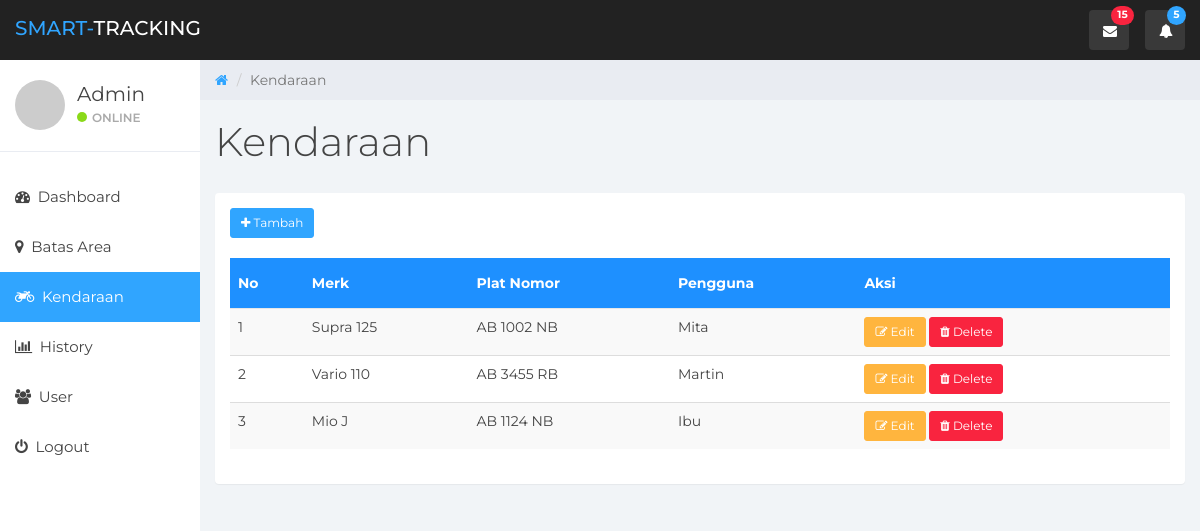
Page /kendaraan (signed in) on the earlier database version.
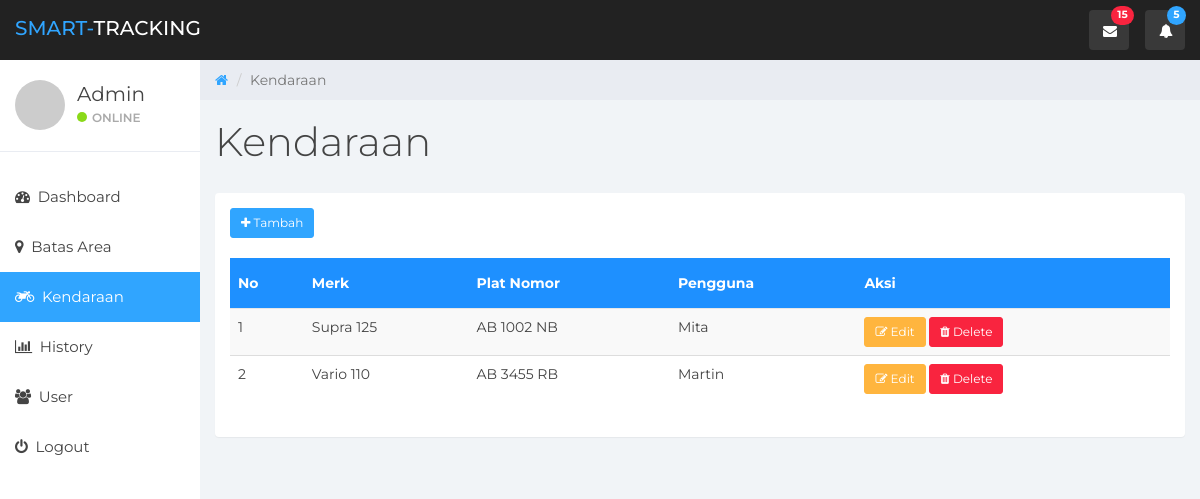
Same page on the later database version.
### tables this page shows
CREATE TABLE `kendaraan` (
  `id` int(11) NOT NULL AUTO_INCREMENT,
  `merk` varchar(20) DEFAULT NULL,
  `plat_nomor` varchar(10) DEFAULT NULL,
  `pengguna` varchar(30) DEFAULT NULL,
  PRIMARY KEY (`id`)
);

### config/dbconfig.php (called while the page is built, shortened)
<?php
class Dbconfig
{
	public function __construct()
	{
		$this->conn = new mysqli(DB_HOST, DB_USER, DB_PASS,DB_NAME);
	}
}

### config/dao.php (called while the page is built, shortened)
<?php
include_once 'dbconfig.php';
class Dao
{
	var $link;
	public function __construct()
	{
			$this->link = new Dbconfig();
		}
		public function view($tabel)
		{
			$query = "SELECT * FROM $tabel";
			return mysqli_query($this->link->conn, $query);
		}
	}
	?>

### kendaraan.php (the view, shortened to what this page needs)
<!DOCTYPE html>
<html>
<?php include_once 'template/head.php'; ?>
<body>
	<?php include_once 'template/nav.php'; ?>
	<?php include_once 'template/sidebar.php'; ?>
	<div class="col-sm-9 col-sm-offset-3 col-lg-10 col-lg-offset-2 main">
		<div class="row">
			<ol class="breadcrumb">
				<li><a href="index">
					<em class="fa fa-home"></em>
				</a></li>
				<li class="active">Kendaraan</li>
			</ol>
		</div>
		<div class="row">
			<div class="col-lg-12">
				<h1 class="page-header">Kendaraan</h1>
				<div class="panel">
					<div class="panel-body container-fluid">
						<button class="btn btn-sm btn-primary" onclick="add();"><i class="fa fa-plus"></i> Tambah</button>
						<br><br>
						<table class="table table-striped">
							<thead style="background-color: #1E90FF; color:white;" class="text-center">
								<th>No</th>
								<th>Merk</th>
								<th>Plat Nomor</th>
								<th>Pengguna</th>
								<th>Aksi</th>
							</thead>
							<tbody>
								<?php
								include_once 'config/dao.php';
								$dao = new Dao();
								$result = $dao->view('kendaraan');
								$no = 1;
								foreach ($result as $value) {
									$edit = "'".$value['id']."','".$value['merk']."','".$value['plat_nomor']."','".$value['pengguna']."'";
									$del = "'".$value['id']."','".$value['merk']."'";
									?>
									<tr>
										<td><?php echo $no; $no++; ?></td>
										<td><?php echo $value['merk'] ?></td>
										<td><?php echo $value['plat_nomor'] ?></td>
										<td><?php echo $value['pengguna'] ?></td>
										<td nowrap="">
											<button class="btn btn-sm btn-warning" onclick="edit(<?php echo $edit ?>)"><i class="fa fa-edit"></i> Edit</button>
											<button class="btn btn-sm btn-danger" onclick="del(<?php echo $del; ?>)"><i class="fa fa-trash"></i> Delete</button>
										</td>
									</tr>
								<?php } ?>
							</tbody>
						</table>
					</div>
				</div>
			</div>
		</div>
	</div>
</body>
</html>

Differences in the rows shown:
removed kendaraan: merk "Mio J", plat_nomor "AB 1124 NB", pengguna "Ibu"
